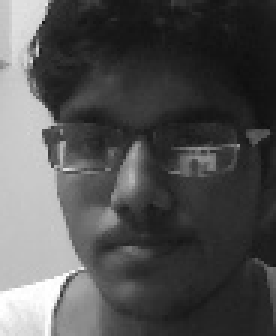
#> input picture face.jpg, 92 x 112 px, given in place of the camera (shown 3 times larger)
$ python facerecog.py   (Python 2 division)   (older library calls are emulated)
#> lines starting #> are read from the running program, lines starting #| are printed output that depends on the picture; after the words box and inside, x2 and y2 are one past the last pixel; in counts of white or black regions, pixels touching at a corner belong together
### face.py

import cv2

import config


haar_faces = cv2.CascadeClassifier(config.HAAR_FACES)


def detect_single(image):
	"""Return bounds (x, y, width, height) of detected face in grayscale image.
	   If no face or more than one face are detected, None is returned.
	"""
	faces = haar_faces.detectMultiScale(image,
				scaleFactor=config.HAAR_SCALE_FACTOR,
				minNeighbors=config.HAAR_MIN_NEIGHBORS,
				minSize=config.HAAR_MIN_SIZE,
				flags=cv2.cv.CV_HAAR_SCALE_IMAGE)
	if len(faces) == 0:
		return None
	return faces[0]

def crop(image, x, y, w, h):
	"""Crop box defined by x, y (upper left corner) and w, h (width and height)
	to an image with the same aspect ratio as the face training data.  Might
	return a smaller crop if the box is near the edge of the image.
	"""
	crop_height = int((config.FACE_HEIGHT / float(config.FACE_WIDTH)) * w)
	midy = y + h/2
	y1 = max(0, midy-crop_height/2)
	y2 = min(image.shape[0]-1, midy+crop_height/2)
	return image[y1:y2, x:x+w]

def resize(image):
	"""Resize a face image to the proper size for training and detection.
	"""
	return cv2.resize(image,
					  (config.FACE_WIDTH, config.FACE_HEIGHT),
					  interpolation=cv2.INTER_LANCZOS4)

### config.py
LOCK_SERVO_PIN = 18
# Pulse width value (in microseconds) for the servo at the unlocked and locked
# position.  Center should be a value of 1500, max left a value of 1000, and
# max right a value of 2000.
LOCK_SERVO_UNLOCKED = 2000
LOCK_SERVO_LOCKED   = 1100

# Pi GPIO port which is connected to the button.
BUTTON_PIN = 25
# Down and up values for the button.  The code expects to detect a down to up
# transition as an activation of the button.  Therefore a normally open button
# should be False (low) when down and True (high) when up.
BUTTON_DOWN = False  # Low signal
BUTTON_UP   = True   # High signal

# Threshold for the confidence of a recognized face before it's considered a
# positive match.  Confidence values below this threshold will be considered
# a positive match because the lower the confidence value, or distance, the
# more confident the algorithm is that the face was correctly detected.
# Start with a value of 3000, but you might need to tweak this value down if
# you're getting too many false positives (incorrectly recognized faces), or up
# if too many false negatives (undetected faces).
POSITIVE_THRESHOLD = 3000.0

# File to save and load face recognizer model.
TRAINING_FILE = 'training.xml'

# Directories which contain the positive and negative training image data.
POSITIVE_DIR = './training/positive'
NEGATIVE_DIR = './training/negative'

# Value for positive and negative labels passed to face recognition model.
POSITIVE_LABEL = 1
NEGATIVE_LABEL = 2

# Size (in pixels) to resize images for training and prediction.
FACE_WIDTH  = 92
FACE_HEIGHT = 112

# Face detection cascade classifier configuration.
HAAR_FACES         = 'haarcascade_frontalface_alt.xml'
HAAR_SCALE_FACTOR  = 1.1
HAAR_MIN_NEIGHBORS = 5
HAAR_MIN_SIZE      = (30, 30)

# Filename to use when saving the most recently captured image for debugging.
DEBUG_IMAGE = 'capture.pgm'

def get_camera():
	# Camera to use for capturing images.
	import webcam
	return webcam.OpenCVCapture(device_id=0)

### webcam.py


import threading
import time
import cv2
import config


# Rate at which the webcam will be polled for new images.
CAPTURE_HZ = 30.0


class OpenCVCapture(object):
	def __init__(self, device_id=0):
		"""Create an OpenCV capture object associated with the provided webcam
		device ID.
		"""
		# Open the camera.
		self._camera = cv2.VideoCapture(0)
		if not self._camera.isOpened():
			self._camera.open()

		self._capture_frame = None
		self._capture_lock = threading.Lock()
		self._capture_thread = threading.Thread(target=self._grab_frames)
		self._capture_thread.daemon = True
		self._capture_thread.start()

	def _grab_frames(self):
		while True:
			retval, frame = self._camera.read()
			with self._capture_lock:
				self._capture_frame = None
				if retval:
					self._capture_frame = frame
			time.sleep(1.0/CAPTURE_HZ)

	# [16 lines left out: function read, not called in this run]

### facerecog.py

import cv2
import config
import face
import time


video_capture = cv2.VideoCapture(0)
if __name__ == '__main__':

	camera = config.get_camera()

	i=1;
	while i:
    # Capture frame-by-frame
		ret, frame = video_capture.read()
#> frame is the input picture: shape (112, 92, 3); min 15, max 255, mean 81.1

		gray = cv2.cvtColor(frame, cv2.COLOR_BGR2GRAY)
		cv2.imshow('Video', frame)
		if cv2.waitKey(1) & 0xFF == ord('q'):
#> (key q is pressed here)
			result =face.detect_single(gray)
#> in detect_single, `faces = haar_faces.detectMultiScale(image, scaleFactor=config.HAAR_SCA..`: faces = [[8, 17, 77, 77]]
#> result = [8, 17, 77, 77]

			if result is None:
				print 'Error.Try again!'
			if result is not None:
				x, y, w, h = result
#> x = 8; y = 17; w = 77; h = 77
				cv2.rectangle(frame, (x, y), (x+w, y+h), (0, 255, 0), 2)
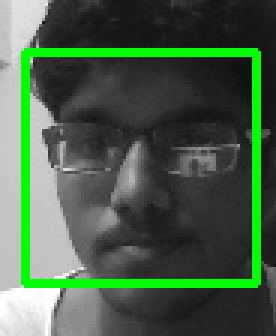
#> frame: shape (112, 92, 3) (shown 3 times larger); 8.93% of pixels changed, all inside (x1, y1, x2, y2) = (7, 16, 87, 96)
				crop = face.resize(face.crop(gray, x, y, w, h))
#> in crop, `crop_height = int((config.FACE_HEIGHT / float(config.FACE_WIDTH)) * w)`: crop_height = 93
#> in crop, `midy = y + h/2`: midy = 55
#> in crop, `y1 = max(0, midy-crop_height/2)`: y1 = 9
#> in crop, `y2 = min(image.shape[0]-1, midy+crop_height/2)`: y2 = 101
#> in crop, `return image[y1:y2, x:x+w]`:
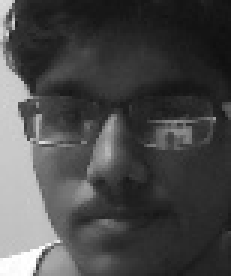
#> returned value: shape (92, 77) (shown 3 times larger); min 15, max 255, mean 72.9
#> in resize, `return cv2.resize(image, (config.FACE_WIDTH, config.FACE_HEIGHT), inte..`:
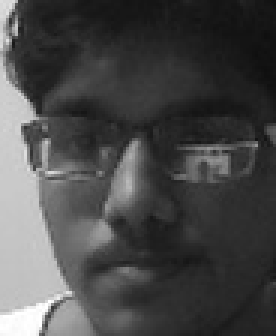
#> returned value: shape (112, 92) (shown 3 times larger); min 15, max 255, mean 72.9

				facecrop = gray[y:y + h, x:x + w]
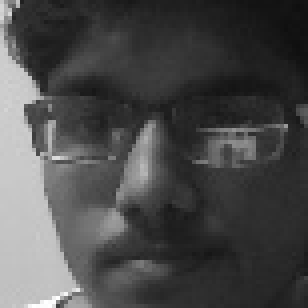
#> facecrop: shape (77, 77) (shown 4 times larger); min 15, max 255, mean 74.4
				print 'Image captured successfully!'

				break

	if result is None:
		print 'Could not detect single face!'

	else:

		print 'Analysing image....'
#> (the run stopped early here; a loop or call above may not have finished)
